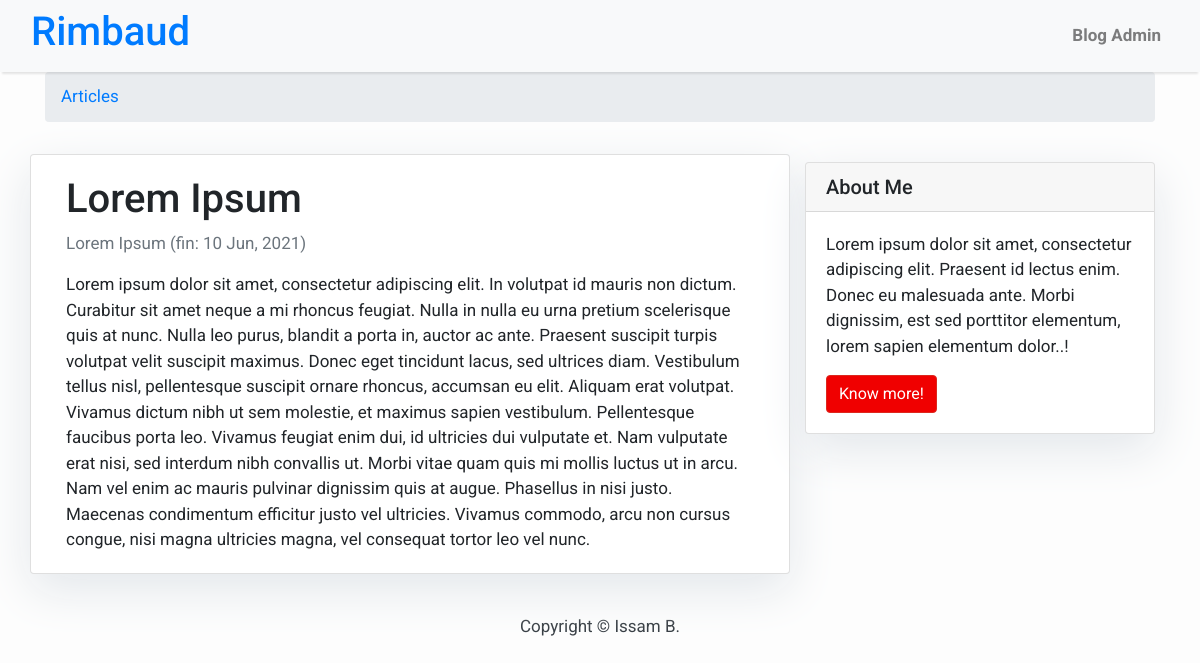
The app's page /article/1 with its own data.
### blog/models.py (models this page shows)
class Article(models.Model):
    title = models.CharField("Titre", max_length=25)
    description = models.CharField("Déscription", max_length=50)
    article = models.TextField("Article", max_length=1000)
    visibility_date_limit = models.DateField("Date limite de parution")
    visible_only_by_admin = models.BooleanField("Article visible par l'administrateur uniquement", default=True)

### blog/views.py (the view)
# urls.py: path("article/<str:id>", views.get_article),
def get_article(request, id: str):
    print(f'id: {id.__class__.__name__}')
    query = (__find_articles_query(request.user.is_superuser).filter(id=id).first())
    article = {"article": query}
    return render(request, "post_detail.html", article)

### blog/views.py (called while the page is built)
def __find_articles_query(is_admin: bool = False) -> QuerySet:
    articles = Article.objects.exclude(
        visibility_date_limit__lt=datetime.datetime.now(),
    ).order_by("id")
    if not is_admin:
        articles = articles.exclude(
            visible_only_by_admin=True,
        )
    return articles

### blog/templates/post_detail.html
{% extends 'base.html' %} {% block content %}
<div class="container">
  <nav aria-label="breadcrumb">
    <ol class="breadcrumb">
      <li class="breadcrumb-item active" aria-current="page">
        <a href="{% url 'home' %}">Articles</a>
      </li>
    </ol>
  </nav>
    <div class="row">
    <div class="col-md-8 card mb-4  mt-3 left  top">
      <div class="card-body">
        <h1>{% block title %} {{ article.title }} {% endblock title %}</h1>
        <p class=" text-muted">{{ article.description }} (fin: {{ article.visibility_date_limit |date:"d M, Y" }})</p>
        <p class="card-text ">{{ article.article | safe }}</p>
      </div>
    </div>
    {% block sidebar %} {% include 'sidebar.html' %} {% endblock sidebar %}
  </div>
</div>
{% endblock content %}

### blog/templates/base.html (style rules this page uses)
body { font-family: "Roboto", sans-serif; font-size: 17px; background-color: #fdfdfd; }

### blog/templates/sidebar.html (style rules this page uses)
.card { box-shadow: 0 16px 48px #E3E7EB; }

### records on screen
Article: title "Lorem Ipsum", description "Lorem Ipsum", visibility_date_limit "10 Jun, 2021", article "Lorem ipsum dolor sit amet, consectetur adipiscing elit. In volutpat id mauris non dictum. Curabitur sit amet neque a mi rhoncus feugiat. Nulla in nulla eu urna pretium scelerisque quis at nunc. Nulla leo purus, blandit a porta in, auctor ac ante. Praesent suscipit turpis volutpat velit suscipit maximus. Donec eget tincidunt lacus, sed ultrices diam. Vestibulum tellus nisl, pellentesque suscipit ornare rhoncus, accumsan eu elit. Aliquam erat volutpat. Vivamus dictum nibh ut sem molestie, et maximus sapien vestibulum. Pellentesque faucibus porta leo. Vivamus feugiat enim dui, id ultricies dui vulputate et. Nam vulputate erat nisi, sed interdum nibh convallis ut. Morbi vitae quam quis mi…"

### other values on screen
{{ site_title|default:_('Blog Admin') }} "Blog Admin"
